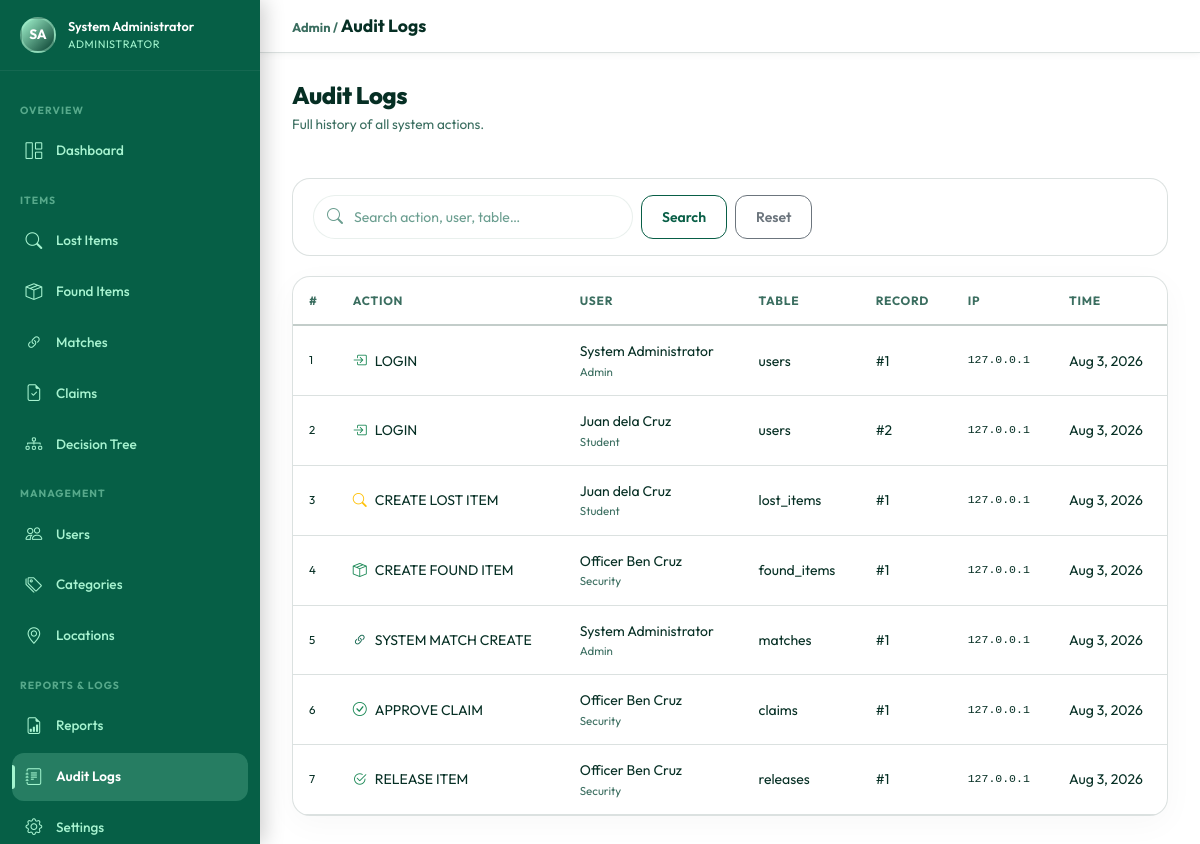
/admin/audit_logs.php (signed in), run on the app's committed database.
### tables this page shows
CREATE TABLE IF NOT EXISTS `users` (
    `id`              INT UNSIGNED    NOT NULL AUTO_INCREMENT,
    `name`            VARCHAR(100)    NOT NULL,
    `email`           VARCHAR(150)    NOT NULL,
    `password`        VARCHAR(255)    NOT NULL,
    `role`            ENUM('admin','student','security') NOT NULL DEFAULT 'student',
    `student_id`      VARCHAR(50)     NULL DEFAULT NULL,
    `phone`           VARCHAR(20)     NULL DEFAULT NULL,
    `profile_photo`   VARCHAR(255)    NULL DEFAULT NULL,
    `status`          ENUM('active','inactive','suspended') NOT NULL DEFAULT 'active',
    `remember_token`  VARCHAR(100)    NULL DEFAULT NULL,
    `last_login`      DATETIME        NULL DEFAULT NULL,
    `created_at`      DATETIME        NOT NULL DEFAULT CURRENT_TIMESTAMP,
    `updated_at`      DATETIME        NOT NULL DEFAULT CURRENT_TIMESTAMP ON UPDATE CURRENT_TIMESTAMP,
    PRIMARY KEY (`id`),
    UNIQUE KEY `uq_email` (`email`),
    KEY `idx_role`   (`role`),
    KEY `idx_status` (`status`)
);

CREATE TABLE IF NOT EXISTS `audit_logs` (
    `id`         INT UNSIGNED NOT NULL AUTO_INCREMENT,
    `user_id`    INT UNSIGNED NULL DEFAULT NULL,
    `action`     VARCHAR(100) NOT NULL,
    `table_name` VARCHAR(100) NULL DEFAULT NULL,
    `record_id`  INT UNSIGNED NULL DEFAULT NULL,
    `old_values` JSON         NULL DEFAULT NULL,
    `new_values` JSON         NULL DEFAULT NULL,
    `ip_address` VARCHAR(45)  NULL DEFAULT NULL,
    `user_agent` VARCHAR(255) NULL DEFAULT NULL,
    `created_at` DATETIME     NOT NULL DEFAULT CURRENT_TIMESTAMP,
    PRIMARY KEY (`id`),
    KEY `idx_user_id`    (`user_id`),
    KEY `idx_action`     (`action`),
    KEY `idx_created_at` (`created_at`),
    CONSTRAINT `fk_audit_user` FOREIGN KEY (`user_id`) REFERENCES `users`(`id`) ON DELETE SET NULL
);

### includes/auth.php (called while the page is built, shortened)
<?php
require_once __DIR__ . '/../config/database.php';
function isLoggedIn(): bool
{
    return isset($_SESSION['user_id']) && isset($_SESSION['role']);
}
function currentUser(): array
{
    static $user = null;
    if ($user === null) {
        $user = db()->fetchOne(
            'SELECT id, name, email, role, student_id, phone, profile_photo, status FROM users WHERE id = ? AND status = "active"',
            [$_SESSION['user_id']]
        );
    }
    return $user;
}
if (!function_exists('userInitials')) {
    function userInitials(string $name): string
    {
        $parts = explode(' ', trim($name));
        $initials = '';
        foreach (array_slice($parts, 0, 2) as $part) {
            $initials .= strtoupper($part[0] ?? '');
        }
        return $initials ?: '?';
    }
}
$user = isLoggedIn() ? currentUser() : [];

### config/database.php (called while the page is built, shortened)
<?php
class Database
{
    private static ?Database $instance = null;
    private PDO $connection;
    private function __construct()
    {
        $dsn = sprintf(
            'mysql:host=%s;port=%s;dbname=%s;charset=%s',
            DB_HOST, DB_PORT, DB_NAME, DB_CHARSET
        );
        $options = [
            PDO::ATTR_ERRMODE            => PDO::ERRMODE_EXCEPTION,
            PDO::ATTR_DEFAULT_FETCH_MODE => PDO::FETCH_ASSOC,
            PDO::ATTR_EMULATE_PREPARES   => false,
            PDO::MYSQL_ATTR_INIT_COMMAND => "SET NAMES utf8mb4 COLLATE utf8mb4_unicode_ci",
        ];
        try {
            $this->connection = new PDO($dsn, DB_USER, DB_PASS, $options);
        } catch (PDOException $e) {
            if (APP_DEBUG) {
                die('<div style="background:#f8d7da;color:#721c24;padding:1rem;font-family:monospace;border-radius:4px;">
                    <strong>Database Connection Failed:</strong><br>' . htmlspecialchars($e->getMessage()) . '
                </div>');
            }
            die('A database error occurred. Please try again later.');
        }
    }
    public static function getInstance(): Database
    {
        if (self::$instance === null) {
            self::$instance = new self();
        }
        return self::$instance;
    }
    public function query(string $sql, array $params = []): PDOStatement
    {
        $stmt = $this->connection->prepare($sql);
        $stmt->execute($params);
        return $stmt;
    }
    public function fetchOne(string $sql, array $params = []): array|false
    {
        return $this->query($sql, $params)->fetch();
    }
    public function fetchAll(string $sql, array $params = []): array
    {
        return $this->query($sql, $params)->fetchAll();
    }
}
function db(): Database
{
    return Database::getInstance();
}

### includes/functions.php (called while the page is built, shortened)
<?php
require_once __DIR__ . '/../config/database.php';
function e(mixed $val): string
{
    return htmlspecialchars((string)($val ?? ''), ENT_QUOTES | ENT_HTML5, 'UTF-8');
}
function sanitize(string $input): string
{
    return trim(strip_tags($input));
}
function paginate(string $sql, array $params, int $page, int $perPage = ITEMS_PER_PAGE): array
{
    $countSql = preg_replace('/SELECT\s.+?\sFROM/is', 'SELECT COUNT(*) AS total FROM', $sql);
    $countSql = preg_replace('/ORDER BY.+$/is', '', $countSql);
    $total    = (int)(db()->fetchOne($countSql, $params)['total'] ?? 0);
    $pages    = max(1, (int)ceil($total / $perPage));
    $page     = max(1, min($page, $pages));
    $offset   = ($page - 1) * $perPage;
    $rows = db()->fetchAll($sql . " LIMIT {$perPage} OFFSET {$offset}", $params);
    return [
        'rows'       => $rows,
        'total'      => $total,
        'page'       => $page,
        'pages'      => $pages,
        'per_page'   => $perPage,
        'from'       => $total === 0 ? 0 : $offset + 1,
        'to'         => min($offset + $perPage, $total),
    ];
}
function timeAgo(string $datetime): string
{
    $diff = time() - strtotime($datetime);
    return date('M j, Y', strtotime($datetime));
}

### admin/audit_logs.php (the view, shortened to what this page needs)
<?php
$activePage = 'audit';
require_once __DIR__ . '/../config/database.php';
require_once __DIR__ . '/../includes/auth.php';
require_once __DIR__ . '/../includes/functions.php';
$search = sanitize($_GET['search'] ?? '');
$page   = max(1, (int)($_GET['page'] ?? 1));
$sql    = 'SELECT al.*, u.name AS user_name, u.role AS user_role FROM audit_logs al LEFT JOIN users u ON al.user_id=u.id WHERE 1=1';
$params = [];
$sql .= ' ORDER BY al.created_at DESC';
$pager = paginate($sql, $params, $page);
$actionIcons = [
    'LOGIN'               => ['bi-box-arrow-in-right','text-success'],
    'LOGOUT'              => ['bi-box-arrow-left','text-warning'],
    'LOGIN_FAILED'        => ['bi-exclamation-circle','text-danger'],
    'REGISTER'            => ['bi-person-plus','text-primary'],
    'CREATE_USER'         => ['bi-person-plus','text-primary'],
    'DELETE_USER'         => ['bi-person-dash','text-danger'],
    'CREATE_LOST_ITEM'    => ['bi-search','text-warning'],
    'CREATE_FOUND_ITEM'   => ['bi-box-seam','text-success'],
    'UPDATE_LOST_STATUS'  => ['bi-pencil','text-info'],
    'UPDATE_FOUND_STATUS' => ['bi-pencil','text-info'],
    'SYSTEM_MATCH_CREATE' => ['bi-link-45deg','text-primary'],
    'APPROVE_MATCH'       => ['bi-check-circle','text-success'],
    'REJECT_MATCH'        => ['bi-x-circle','text-danger'],
    'APPROVE_CLAIM'       => ['bi-check-circle','text-success'],
    'REJECT_CLAIM'        => ['bi-x-circle','text-danger'],
    'RELEASE_ITEM'        => ['bi-check2-circle','text-success'],
];
include __DIR__ . '/../includes/header.php';
include __DIR__ . '/../includes/sidebar_admin.php';
?>
<div class="main-content">
  <div class="topbar">
    <div class="topbar-title"><span class="text-muted-sm">Admin /</span> Audit Logs</div>
  </div>
  <div class="content-area">
    <div class="page-header">
      <div><h1 class="page-title">Audit Logs</h1><p class="page-subtitle">Full history of all system actions.</p></div>
    </div>
    <div class="filters-row">
      <form method="GET" class="d-flex gap-2 w-100">
        <div class="search-bar flex-grow-1">
          <input type="text" name="search" class="form-control" placeholder="Search action, user, table…" value="<?= e($search) ?>">
        </div>
        <button type="submit" class="btn btn-outline-primary btn-sm">Search</button>
        <a href="?" class="btn btn-outline-secondary btn-sm">Reset</a>
      </form>
    </div>
    <div class="card">
      <div class="card-body p-0">
        <div class="table-responsive">
          <table class="table table-hover mb-0" style="font-size:.82rem;">
            <thead><tr><th>#</th><th>Action</th><th>User</th><th>Table</th><th>Record</th><th>IP</th><th>Time</th></tr></thead>
            <tbody>
              <?php foreach ($pager['rows'] as $log): ?>
              <?php [$icon,$iconClass] = $actionIcons[$log['action']] ?? ['bi-dot','text-muted']; ?>
              <tr>
                <td style="font-size:.72rem;"><?= $log['id'] ?></td>
                <td>
                  <div class="d-flex align-items-center gap-2">
                    <i class="bi <?= $icon ?> <?= $iconClass ?>"></i>
                    <span class="fw-600"><?= e(str_replace('_',' ',$log['action'])) ?></span>
                  </div>
                </td>
                <td>
                  <?php if ($log['user_name']): ?>
                  <div><?= e($log['user_name']) ?></div>
                  <div style="font-size:.72rem;color:var(--text-muted);"><?= ucfirst($log['user_role'] ?? '') ?></div>
                  <?php else: ?>
                  <span class="text-muted">System</span>
                  <?php endif; ?>
                </td>
                <td><?= e($log['table_name'] ?? '—') ?></td>
                <td><?= $log['record_id'] ? '#'.$log['record_id'] : '—' ?></td>
                <td style="font-family:monospace;font-size:.72rem;"><?= e($log['ip_address'] ?? '—') ?></td>
                <td style="white-space:nowrap;" title="<?= e($log['created_at']) ?>">
                  <?= timeAgo($log['created_at']) ?>
                </td>
              </tr>
              <?php endforeach; ?>
            </tbody>
          </table>
        </div>
      </div>
    </div>
  </div>
</div>
<?php include __DIR__ . '/../includes/footer.php'; ?>

### includes/sidebar_admin.php (shortened to what this page needs)
<?php
require_once __DIR__ . '/../includes/auth.php';
require_once __DIR__ . '/../includes/functions.php';
require_once __DIR__ . '/../includes/notifications.php';
$u = currentUser();
$activePage = $activePage ?? '';
function adminNavLink(string $href, string $icon, string $label, string $page, string $active, int $badge = 0): string {
    $cls = $page === $active ? ' active' : '';
    $b   = $badge > 0 ? "<span class='nav-badge'>{$badge}</span>" : '';
    return "<li class='nav-item'>
              <a href='{$href}' class='nav-link-sidebar{$cls}'>
                <i class='bi {$icon}'></i> {$label} {$b}
              </a>
            </li>";
}
$pendingClaims   = db()->fetchOne('SELECT COUNT(*) AS c FROM claims WHERE status="pending"')['c'] ?? 0;
$pendingMatches  = db()->fetchOne('SELECT COUNT(*) AS c FROM matches WHERE status="pending"')['c'] ?? 0;
?>
<nav class="sidebar" id="sidebar">
  <div class="sidebar-user">
    <div class="sidebar-avatar"><?= userInitials($u['name']) ?></div>
    <div>
      <div class="sidebar-user-name"><?= e($u['name']) ?></div>
      <div class="sidebar-user-role">Administrator</div>
    </div>
  </div>
  <ul class="sidebar-nav list-unstyled">
    <span class="nav-section-label">Overview</span>
    <?= adminNavLink(BASE_URL.'/admin/dashboard.php',   'bi-grid-1x2',       'Dashboard',   'dashboard',   $activePage) ?>
    <span class="nav-section-label">Items</span>
    <?= adminNavLink(BASE_URL.'/admin/reports.php?type=lost',  'bi-search',   'Lost Items',  'lost',        $activePage) ?>
    <?= adminNavLink(BASE_URL.'/admin/reports.php?type=found', 'bi-box-seam', 'Found Items', 'found',       $activePage) ?>
    <?= adminNavLink(BASE_URL.'/admin/reports.php?type=match', 'bi-link-45deg','Matches',    'matches',     $activePage, (int)$pendingMatches) ?>
    <?= adminNavLink(BASE_URL.'/admin/claims.php',      'bi-file-earmark-check','Claims',   'claims',      $activePage, (int)$pendingClaims) ?>
    <?= adminNavLink(BASE_URL.'/admin/decision_tree.php', 'bi-diagram-3', 'Decision Tree', 'decision_tree', $activePage) ?>
    <span class="nav-section-label">Management</span>
    <?= adminNavLink(BASE_URL.'/admin/users.php',       'bi-people',         'Users',       'users',       $activePage) ?>
    <?= adminNavLink(BASE_URL.'/admin/categories.php',  'bi-tags',           'Categories',  'categories',  $activePage) ?>
    <?= adminNavLink(BASE_URL.'/admin/locations.php',   'bi-geo-alt',        'Locations',   'locations',   $activePage) ?>
    <span class="nav-section-label">Reports & Logs</span>
    <?= adminNavLink(BASE_URL.'/admin/reports.php',     'bi-file-earmark-bar-graph','Reports','reports',   $activePage) ?>
    <?= adminNavLink(BASE_URL.'/admin/audit_logs.php',  'bi-journal-text',   'Audit Logs',  'audit',       $activePage) ?>
    <?= adminNavLink(BASE_URL.'/admin/settings.php',    'bi-gear',           'Settings',    'settings',    $activePage) ?>
  </ul>
</nav>

### data on the page
users: name "SA", name "System Administrator"
audit_logs: id "1", action "LOGIN", user.name "System Administrator", user.role "Admin", table_name "users", record "1", ip_address "127.0.0.1", created_at "Aug 3, 2026"
audit_logs: id "2", action "LOGIN", user.name "Juan dela Cruz", user.role "Student", table_name "users", record "2", ip_address "127.0.0.1", created_at "Aug 3, 2026"
audit_logs: id "3", action "CREATE LOST ITEM", user.name "Juan dela Cruz", user.role "Student", table_name "lost_items", record "1", ip_address "127.0.0.1", created_at "Aug 3, 2026"
audit_logs: id "4", action "CREATE FOUND ITEM", user.name "Officer Ben Cruz", user.role "Security", table_name "found_items", record "1", ip_address "127.0.0.1", created_at "Aug 3, 2026"
audit_logs: id "5", action "SYSTEM MATCH CREATE", user.name "System Administrator", user.role "Admin", table_name "matches", record "1", ip_address "127.0.0.1", created_at "Aug 3, 2026"
audit_logs: id "6", action "APPROVE CLAIM", user.name "Officer Ben Cruz", user.role "Security", table_name "claims", record "1", ip_address "127.0.0.1", created_at "Aug 3, 2026"
audit_logs: id "7", action "RELEASE ITEM", user.name "Officer Ben Cruz", user.role "Security", table_name "releases", record "1", ip_address "127.0.0.1", created_at "Aug 3, 2026"

### other printed values
$label "Dashboard Lost Items Found Items Matches Claims Decision Tree Users Categories Locations Reports Audit Logs Settings"
